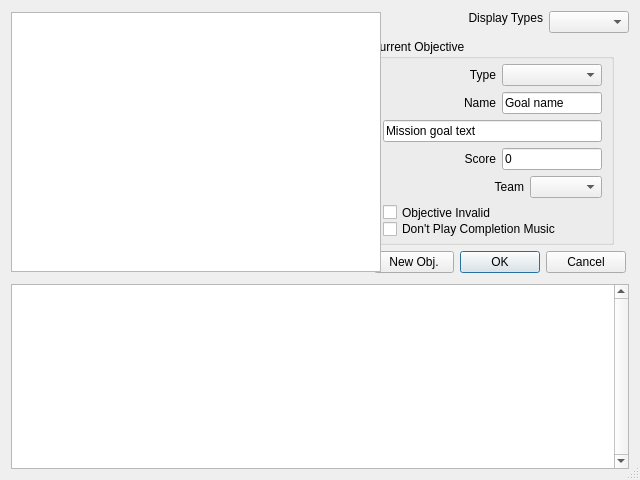
<?xml version="1.0" encoding="UTF-8"?>
<ui version="4.0">
 <class>fso::fred::dialogs::MissionGoalsDialog</class>
 <widget class="QDialog" name="fso::fred::dialogs::MissionGoalsDialog">
  <property name="geometry">
   <rect>
    <x>0</x>
    <y>0</y>
    <width>640</width>
    <height>480</height>
   </rect>
  </property>
  <property name="minimumSize">
   <size>
    <width>640</width>
    <height>480</height>
   </size>
  </property>
  <property name="windowTitle">
   <string>Dialog</string>
  </property>
  <property name="sizeGripEnabled">
   <bool>true</bool>
  </property>
  <property name="modal">
   <bool>true</bool>
  </property>
  <layout class="QGridLayout" name="mainLayout">
   <property name="horizontalSpacing">
    <number>3</number>
   </property>
   <property name="verticalSpacing">
    <number>11</number>
   </property>
   <item row="0" column="1">
    <layout class="QVBoxLayout" name="editSectionLayout">
     <property name="spacing">
      <number>6</number>
     </property>
     <property name="sizeConstraint">
      <enum>QLayout::SetFixedSize</enum>
     </property>
     <property name="leftMargin">
      <number>6</number>
     </property>
     <item>
      <layout class="QFormLayout" name="displayTypeLayout">
       <property name="sizeConstraint">
        <enum>QLayout::SetFixedSize</enum>
       </property>
       <property name="formAlignment">
        <set>Qt::AlignRight|Qt::AlignTop|Qt::AlignTrailing</set>
       </property>
       <property name="horizontalSpacing">
        <number>6</number>
       </property>
       <property name="rightMargin">
        <number>6</number>
       </property>
       <item row="0" column="0">
        <widget class="QLabel" name="displayTypeLabel">
         <property name="sizePolicy">
          <sizepolicy hsizetype="Fixed" vsizetype="Fixed">
           <horstretch>0</horstretch>
           <verstretch>0</verstretch>
          </sizepolicy>
         </property>
         <property name="minimumSize">
          <size>
           <width>100</width>
           <height>0</height>
          </size>
         </property>
         <property name="text">
          <string>Display Types</string>
         </property>
         <property name="alignment">
          <set>Qt::AlignRight|Qt::AlignTrailing|Qt::AlignVCenter</set>
         </property>
        </widget>
       </item>
       <item row="0" column="1">
        <widget class="QComboBox" name="displayTypeCombo">
         <property name="sizePolicy">
          <sizepolicy hsizetype="Fixed" vsizetype="Fixed">
           <horstretch>0</horstretch>
           <verstretch>0</verstretch>
          </sizepolicy>
         </property>
         <property name="minimumSize">
          <size>
           <width>80</width>
           <height>0</height>
          </size>
         </property>
        </widget>
       </item>
      </layout>
     </item>
     <item>
      <widget class="QGroupBox" name="currentObjBox">
       <property name="sizePolicy">
        <sizepolicy hsizetype="Fixed" vsizetype="Fixed">
         <horstretch>0</horstretch>
         <verstretch>0</verstretch>
        </sizepolicy>
       </property>
       <property name="minimumSize">
        <size>
         <width>243</width>
         <height>199</height>
        </size>
       </property>
       <property name="title">
        <string>Current Objective</string>
       </property>
       <layout class="QVBoxLayout" name="verticalLayout">
        <property name="sizeConstraint">
         <enum>QLayout::SetDefaultConstraint</enum>
        </property>
        <property name="topMargin">
         <number>5</number>
        </property>
        <property name="bottomMargin">
         <number>5</number>
        </property>
        <item>
         <layout class="QFormLayout" name="objTypeForm">
          <property name="formAlignment">
           <set>Qt::AlignRight|Qt::AlignTop|Qt::AlignTrailing</set>
          </property>
          <property name="rightMargin">
           <number>6</number>
          </property>
          <item row="0" column="0">
           <widget class="QLabel" name="typeLabel">
            <property name="minimumSize">
             <size>
              <width>0</width>
              <height>0</height>
             </size>
            </property>
            <property name="text">
             <string>Type</string>
            </property>
            <property name="alignment">
             <set>Qt::AlignRight|Qt::AlignTrailing|Qt::AlignVCenter</set>
            </property>
           </widget>
          </item>
          <item row="0" column="1">
           <widget class="QComboBox" name="typeCombo">
            <property name="sizePolicy">
             <sizepolicy hsizetype="Fixed" vsizetype="Fixed">
              <horstretch>0</horstretch>
              <verstretch>0</verstretch>
             </sizepolicy>
            </property>
            <property name="minimumSize">
             <size>
              <width>100</width>
              <height>0</height>
             </size>
            </property>
            <property name="frame">
             <bool>true</bool>
            </property>
           </widget>
          </item>
         </layout>
        </item>
        <item>
         <layout class="QFormLayout" name="objNameForm">
          <property name="formAlignment">
           <set>Qt::AlignRight|Qt::AlignTrailing|Qt::AlignVCenter</set>
          </property>
          <property name="rightMargin">
           <number>6</number>
          </property>
          <item row="0" column="0">
           <widget class="QLabel" name="nameLabel">
            <property name="minimumSize">
             <size>
              <width>0</width>
              <height>0</height>
             </size>
            </property>
            <property name="text">
             <string>Name</string>
            </property>
            <property name="alignment">
             <set>Qt::AlignRight|Qt::AlignTrailing|Qt::AlignVCenter</set>
            </property>
           </widget>
          </item>
          <item row="0" column="1">
           <widget class="QLineEdit" name="nameEdit">
            <property name="sizePolicy">
             <sizepolicy hsizetype="Fixed" vsizetype="Fixed">
              <horstretch>0</horstretch>
              <verstretch>0</verstretch>
             </sizepolicy>
            </property>
            <property name="minimumSize">
             <size>
              <width>100</width>
              <height>0</height>
             </size>
            </property>
            <property name="maximumSize">
             <size>
              <width>100</width>
              <height>16777215</height>
             </size>
            </property>
            <property name="text">
             <string>Goal name</string>
            </property>
           </widget>
          </item>
         </layout>
        </item>
        <item>
         <widget class="QLineEdit" name="missionGoalText">
          <property name="sizePolicy">
           <sizepolicy hsizetype="Preferred" vsizetype="Fixed">
            <horstretch>0</horstretch>
            <verstretch>0</verstretch>
           </sizepolicy>
          </property>
          <property name="text">
           <string>Mission goal text</string>
          </property>
         </widget>
        </item>
        <item>
         <layout class="QFormLayout" name="objScoreLayout">
          <property name="formAlignment">
           <set>Qt::AlignRight|Qt::AlignTrailing|Qt::AlignVCenter</set>
          </property>
          <property name="rightMargin">
           <number>6</number>
          </property>
          <item row="0" column="0">
           <widget class="QLabel" name="scoreLabel">
            <property name="minimumSize">
             <size>
              <width>80</width>
              <height>0</height>
             </size>
            </property>
            <property name="text">
             <string>Score</string>
            </property>
            <property name="alignment">
             <set>Qt::AlignRight|Qt::AlignTrailing|Qt::AlignVCenter</set>
            </property>
           </widget>
          </item>
          <item row="0" column="1">
           <widget class="QLineEdit" name="scoreEdit">
            <property name="sizePolicy">
             <sizepolicy hsizetype="Fixed" vsizetype="Fixed">
              <horstretch>0</horstretch>
              <verstretch>0</verstretch>
             </sizepolicy>
            </property>
            <property name="maximumSize">
             <size>
              <width>100</width>
              <height>16777215</height>
             </size>
            </property>
            <property name="text">
             <string>0</string>
            </property>
           </widget>
          </item>
         </layout>
        </item>
        <item>
         <layout class="QFormLayout" name="objTeamLayout">
          <property name="formAlignment">
           <set>Qt::AlignRight|Qt::AlignTrailing|Qt::AlignVCenter</set>
          </property>
          <property name="rightMargin">
           <number>6</number>
          </property>
          <item row="0" column="0">
           <widget class="QLabel" name="teamLabel">
            <property name="minimumSize">
             <size>
              <width>80</width>
              <height>0</height>
             </size>
            </property>
            <property name="text">
             <string>Team</string>
            </property>
            <property name="alignment">
             <set>Qt::AlignRight|Qt::AlignTrailing|Qt::AlignVCenter</set>
            </property>
           </widget>
          </item>
          <item row="0" column="1">
           <widget class="QComboBox" name="teamCombo">
            <property name="sizePolicy">
             <sizepolicy hsizetype="Fixed" vsizetype="Fixed">
              <horstretch>0</horstretch>
              <verstretch>0</verstretch>
             </sizepolicy>
            </property>
           </widget>
          </item>
         </layout>
        </item>
        <item>
         <layout class="QVBoxLayout" name="objCheckLayout">
          <property name="spacing">
           <number>0</number>
          </property>
          <item>
           <widget class="QCheckBox" name="objInvalid">
            <property name="sizePolicy">
             <sizepolicy hsizetype="Fixed" vsizetype="Fixed">
              <horstretch>0</horstretch>
              <verstretch>0</verstretch>
             </sizepolicy>
            </property>
            <property name="text">
             <string>Objective Invalid</string>
            </property>
           </widget>
          </item>
          <item>
           <widget class="QCheckBox" name="noCompletionMusic">
            <property name="sizePolicy">
             <sizepolicy hsizetype="Fixed" vsizetype="Fixed">
              <horstretch>0</horstretch>
              <verstretch>0</verstretch>
             </sizepolicy>
            </property>
            <property name="text">
             <string>Don't Play Completion Music</string>
            </property>
            <property name="tristate">
             <bool>false</bool>
            </property>
           </widget>
          </item>
         </layout>
        </item>
       </layout>
      </widget>
     </item>
     <item>
      <layout class="QHBoxLayout" name="horizontalLayout">
       <property name="spacing">
        <number>6</number>
       </property>
       <property name="sizeConstraint">
        <enum>QLayout::SetFixedSize</enum>
       </property>
       <property name="leftMargin">
        <number>3</number>
       </property>
       <property name="rightMargin">
        <number>3</number>
       </property>
       <item>
        <widget class="QPushButton" name="newObjButton">
         <property name="text">
          <string>New Obj.</string>
         </property>
         <property name="autoDefault">
          <bool>false</bool>
         </property>
        </widget>
       </item>
       <item>
        <widget class="QDialogButtonBox" name="buttonBox">
         <property name="sizePolicy">
          <sizepolicy hsizetype="Fixed" vsizetype="Fixed">
           <horstretch>0</horstretch>
           <verstretch>0</verstretch>
          </sizepolicy>
         </property>
         <property name="standardButtons">
          <set>QDialogButtonBox::Cancel|QDialogButtonBox::Ok</set>
         </property>
        </widget>
       </item>
      </layout>
     </item>
    </layout>
   </item>
   <item row="0" column="0">
    <widget class="QTreeView" name="objectiveTreeView">
     <property name="sizePolicy">
      <sizepolicy hsizetype="Expanding" vsizetype="Fixed">
       <horstretch>0</horstretch>
       <verstretch>0</verstretch>
      </sizepolicy>
     </property>
     <property name="minimumSize">
      <size>
       <width>370</width>
       <height>260</height>
      </size>
     </property>
    </widget>
   </item>
   <item row="1" column="0" colspan="2">
    <widget class="QPlainTextEdit" name="objText">
     <property name="verticalScrollBarPolicy">
      <enum>Qt::ScrollBarAlwaysOn</enum>
     </property>
    </widget>
   </item>
  </layout>
 </widget>
 <resources/>
 <connections/>
</ui>
